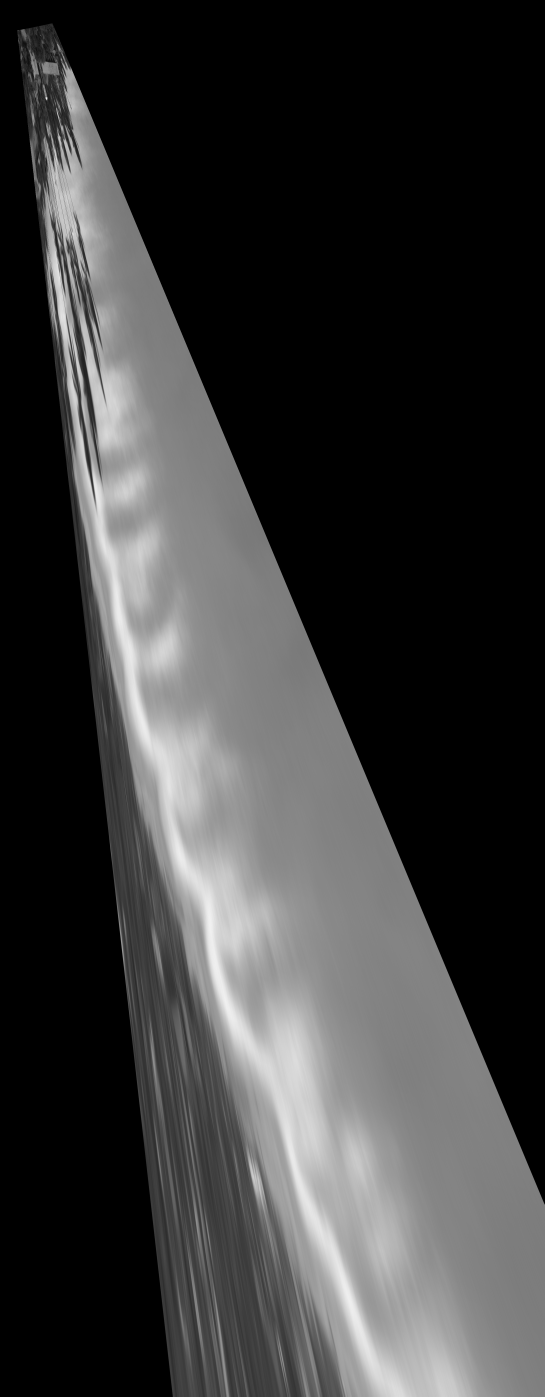
#> input picture Data/sample_images/04_Retificadas/PTG1_10_10_216_213_2013_09_17_13_05_27_379_registred_imMed_registred_rectified.png, 2179 x 5585 px (shown at 1/4 size); its folder holds only this picture in this run
$ python 06_resize_images.py
#> lines starting #> are read from the running program, lines starting #| are printed output that depends on the picture
import cv2
import os
import glob

base_path = os.path.dirname(os.path.dirname(os.path.abspath(__file__)))

input_dir = os.path.join(base_path, 'data', 'sample_images', '04_Retificadas')
output_dir = os.path.join(base_path, 'data', 'sample_images', '05_Redimensionadas')

# CREATE OUTPUT DIR
os.makedirs(output_dir, exist_ok=True)

# ROI (Region of Interest)
left, top, right, bottom = 248, 1784, 2048, 4515

# LOAD IMAGES
image_paths = glob.glob(os.path.join(input_dir, '*.png'))

if not image_paths:
    print("No images found in input directory.")

# PROCESSING LOOP
for image_path in image_paths:

    img = cv2.imread(image_path)
#> img is the input picture: shape (5585, 2179, 3); min 0, max 250, mean 57.6

    if img is None:
        print(f'Error loading {image_path}')
        continue

    h_img, w_img = img.shape[:2]
#> h_img = 5585; w_img = 2179

    # Validate ROI
    if right > w_img or bottom > h_img:
        print(f'Skipping (ROI out of bounds): {image_path}')
        continue

    # Crop
    cropped_img = img[top:bottom, left:right]
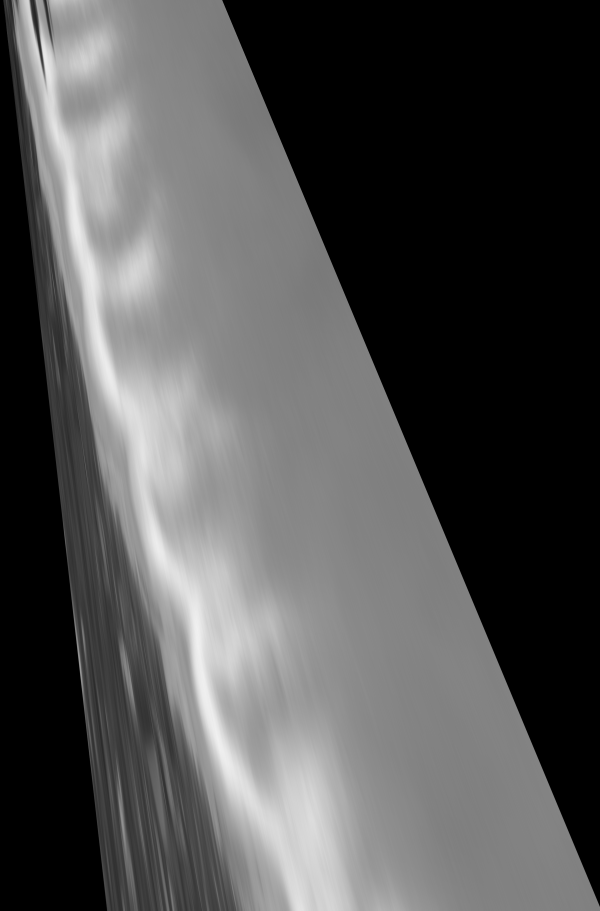
#> cropped_img: shape (2731, 1800, 3) (shown at 1/3 size); min 0, max 242, mean 82.6

    # Resize
    resized_img = cv2.resize(cropped_img, (640, 640))
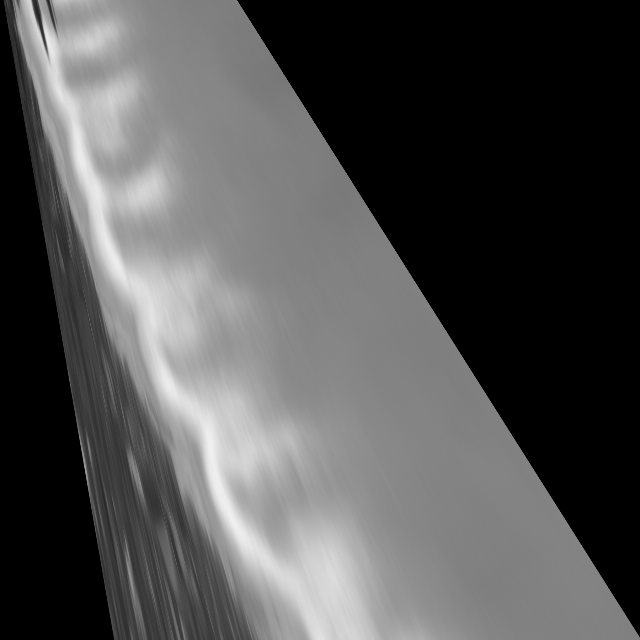
#> resized_img: shape (640, 640, 3); min 0, max 241, mean 82.6

    # Output name
    file_name = os.path.basename(image_path)
    name, ext = os.path.splitext(file_name)
    new_file_name = f'{name}_resized{ext}'

    output_path = os.path.join(output_dir, new_file_name)

    cv2.imwrite(output_path, resized_img)

    print(f'Processed: {file_name}')

print('Processing complete.')
